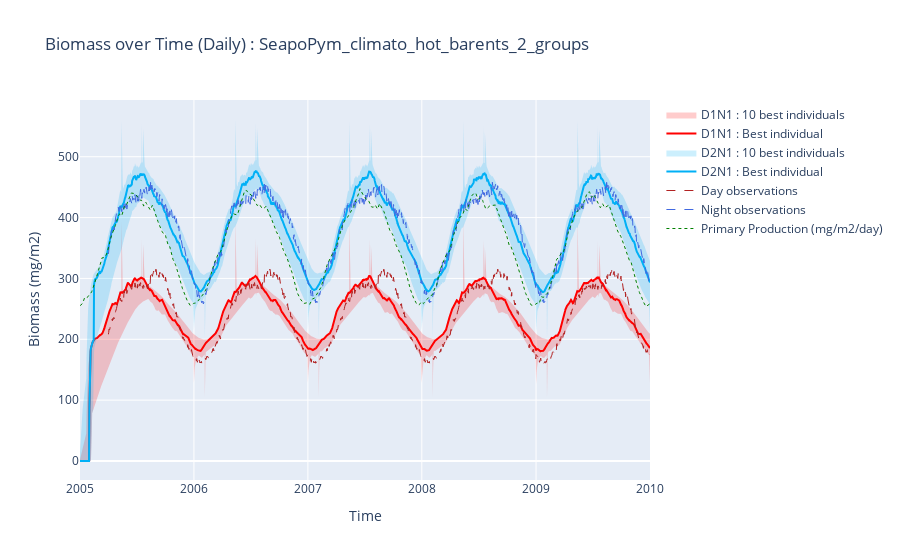

The notebook cell saved with this chart:
### Markdown cell above
### Daily with best individuals

### Code cell
x = best_model.export_biomass().sel(latitude=[LATITUDE], longitude=[LONGITUDE]).time.to_series()
x_rev = pd.concat([x, x[::-1]])

fig = go.Figure()

# D1N1 data
y_D1N1 = (
    best_model.export_biomass()
    .sel(latitude=[LATITUDE], longitude=[LONGITUDE])
    .sel(functional_group=0)
    .pint.quantify()
    .pint.to("mg/m2")
    .pint.dequantify()
    .data.flatten()
)
y_D1N1_upper = max_biomass_D1N1.pint.quantify().pint.to("milligram / meter ** 2")
y_D1N1_lower = min_biomass_D1N1.pint.quantify().pint.to("milligram / meter ** 2")[::-1]
y_D1N1_rev = np.concatenate([y_D1N1_upper, y_D1N1_lower])

# D2N1 data
y_D2N1 = (
    best_model.export_biomass()
    .sel(latitude=[LATITUDE], longitude=[LONGITUDE])
    .sel(functional_group=1)
    .pint.quantify()
    .pint.to("mg/m2")
    .pint.dequantify()
    .data.flatten()
) + y_D1N1
y_D2N1_upper = max_biomass_D2N1.pint.quantify().pint.to("milligram / meter ** 2") + y_D1N1_upper
y_D2N1_lower = min_biomass_D2N1.pint.quantify().pint.to("milligram / meter ** 2")[::-1] + y_D1N1_lower
y_D2N1_rev = np.concatenate([y_D2N1_upper, y_D2N1_lower])

fig = go.Figure()

# D1N1 traces
fig.add_trace(
    go.Scatter(
        x=x_rev,
        y=y_D1N1_rev,
        fill="toself",
        fillcolor="rgba(255,0,0,0.2)",
        line_color="rgba(255,255,255,0)",
        name=f"D1N1 : {NB_INDIVIDUAL_TO_SHOW} best individuals",
    )
)

fig.add_trace(
    go.Scatter(
        x=x,
        y=y_D1N1,
        line_color="rgb(255,0,0)",
        name="D1N1 : Best individual",
    )
)

# D2N1 traces
fig.add_trace(
    go.Scatter(
        x=x_rev,
        y=y_D2N1_rev,
        fill="toself",
        fillcolor="rgba(0,176,246,0.2)",
        line_color="rgba(255,255,255,0)",
        name=f"D2N1 : {NB_INDIVIDUAL_TO_SHOW} best individuals",
    )
)

fig.add_trace(
    go.Scatter(
        x=x,
        y=y_D2N1,
        line_color="rgb(0,176,246)",
        name="D2N1 : Best individual",
    )
)

# OBSERVATIONS ------------------------------------------------ #

fig.add_trace(
    go.Scatter(
        x=observations_hot.day.time.data.flatten(),
        y=observations_hot.day.pint.quantify().pint.to("mg/m2").pint.dequantify().data.flatten(),
        mode="lines",
        name="Day observations",
        line={"dash": "dash", "color": "firebrick", "width": 1},
    )
)

fig.add_trace(
    go.Scatter(
        x=observations_hot.night.time.data.flatten(),
        y=observations_hot.night.pint.quantify().pint.to("mg/m2").pint.dequantify().data.flatten(),
        mode="lines",
        name="Night observations",
        line={"dash": "dash", "color": "royalblue", "width": 1},
    )
)

# PRIMARY PRODUCTION ----------------------------------------- #

fig.add_trace(
    go.Scatter(
        x=best_model.state.sel(latitude=[LATITUDE], longitude=[LONGITUDE]).primary_production.time.data.flatten(),
        y=best_model.state.sel(latitude=[LATITUDE], longitude=[LONGITUDE])
        .primary_production.pint.quantify()
        .pint.to("mg/m2/day")
        .pint.dequantify()
        .data.flatten(),
        mode="lines",
        name="Primary Production (mg/m2/day)",
        line={"dash": "dot", "color": "green", "width": 1},
    )
)

fig.update_layout(
    xaxis_title="Time",
    yaxis_title="Biomass (mg/m2)",
    title=f"Biomass over Time (Daily) : {export_file_name}",
    showlegend=True,
)

fig.show()

### Figure 1 — Plotly figure (JSON) as saved in the notebook; plotly's stock layout.template omitted (floating-point values rounded to 4 significant figures; data arrays with more than 128 entries replaced by an {"elided": "..."} marker saying what was removed)
{"data": [{"fill": "toself", "fillcolor": "rgba(255,0,0,0.2)", "line": {"color": "rgba(255,255,255,0)"}, "name": "D1N1 : 10 best individuals", "type": "scatter", "x": {"elided": "3654 str values"}, "y": {"elided": "3654 float values"}}, {"line": {"color": "rgb(255,0,0)"}, "name": "D1N1 : Best individual", "type": "scatter", "x": {"elided": "1827 str values"}, "y": {"elided": "1827 float values"}}, {"fill": "toself", "fillcolor": "rgba(0,176,246,0.2)", "line": {"color": "rgba(255,255,255,0)"}, "name": "D2N1 : 10 best individuals", "type": "scatter", "x": {"elided": "3654 str values"}, "y": {"elided": "3654 float values"}}, {"line": {"color": "rgb(0,176,246)"}, "name": "D2N1 : Best individual", "type": "scatter", "x": {"elided": "1827 str values"}, "y": {"elided": "1827 float values"}}, {"line": {"color": "firebrick", "dash": "dash", "width": 1}, "mode": "lines", "name": "Day observations", "type": "scatter", "x": {"elided": "1737 str values"}, "y": {"elided": "1737 float values"}}, {"line": {"color": "royalblue", "dash": "dash", "width": 1}, "mode": "lines", "name": "Night observations", "type": "scatter", "x": {"elided": "1737 str values"}, "y": {"elided": "1737 float values"}}, {"line": {"color": "green", "dash": "dot", "width": 1}, "mode": "lines", "name": "Primary Production (mg/m2/day)", "type": "scatter", "x": {"elided": "1827 str values"}, "y": {"elided": "1827 float values"}}], "layout": {"showlegend": true, "title": {"text": "Biomass over Time (Daily) : SeapoPym_climato_hot_barents_2_groups"}, "xaxis": {"title": {"text": "Time"}}, "yaxis": {"title": {"text": "Biomass (mg/m2)"}}}}
